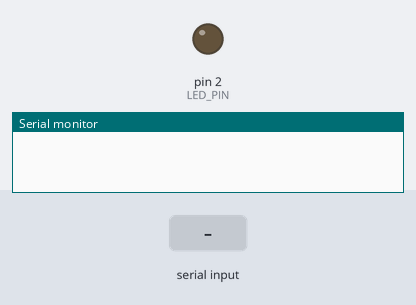
This sketch was run on a simulated Arduino Uno, built with avr-gcc and run on an emulated ATmega328P. Shown: output pins drawn as LEDs (lit = HIGH), the last lines printed to the serial monitor. Inputs (shaded band) come from the test bench.

Above: at 1.2 s.
1.3 s: "on\n" received over Serial
At 1.8 s:
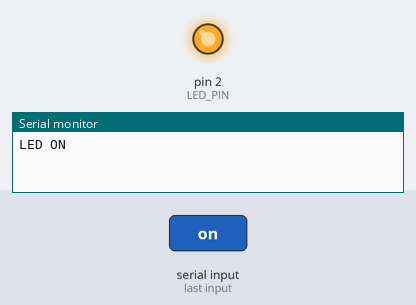
4.3 s: "off\n" received over Serial
At 5.3 s:
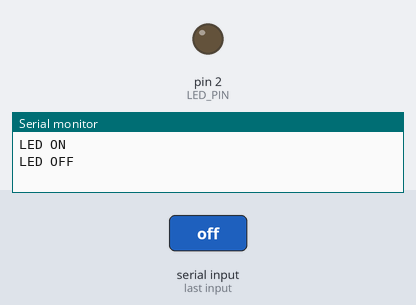
Timing chart, 0 to 7.3 s (numbered marks = the images above; inputs shaded):
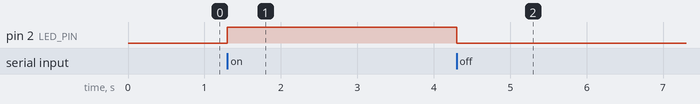

The sketch:

SerialLED.ino
```cpp
#define LED_PIN 2

String inputString = ""; // Use 'String' (capital S) for the Arduino String class
bool stringComplete = false;


void setup() {
  // put your setup code here, to run once:
  Serial.begin(115200);
  pinMode(LED_PIN, OUTPUT);
  digitalWrite(LED_PIN, LOW);
}


void loop() {
  // --- Process incoming serial data ---
  // The 'serialEvent' function (defined below) handles the input and sets 'stringComplete' to true when a line ends.

  if (stringComplete) {
    inputString.trim(); // Remove leading/trailing whitespace

    if (inputString.equalsIgnoreCase("on")) {
      digitalWrite(LED_PIN, HIGH);
      Serial.println("LED ON");
    }
    else if (inputString.equalsIgnoreCase("off")) {
      digitalWrite(LED_PIN, LOW); // Add the logic to turn the LED off
      Serial.println("LED OFF");
    }
    else {
      Serial.println("Unknown Command");
    }

    // Clear the string and flag for the next command
    inputString = "";
    stringComplete = false;
  }
}


/*
  SerialEvent occurs whenever new data comes in the hardware serial RX. This
  routine is run between each time loop() runs, so using delay() in loop()
  might cause it to be missed.
*/
void serialEvent() {
  while (Serial.available()) {
    // get the new byte:
    char inChar = (char)Serial.read();

    // add it to the inputString:
    inputString += inChar;

    // if the incoming character is a newline or a carriage return, set a flag so the main loop can do something about it:
    if (inChar == '\n' || inChar == '\r') {
      stringComplete = true;
    }
  }
}
```

Measured:
- after the input at 1.3 s, pin 2 (LED_PIN): LOW → HIGH at once
- after the input at 4.3 s, pin 2 (LED_PIN): HIGH → LOW at once
